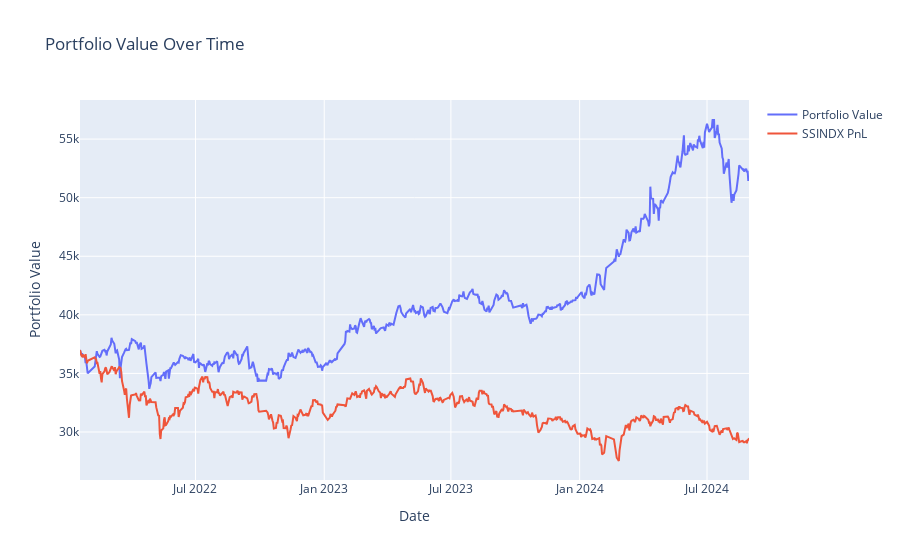

Notebook code for this chart:
### Markdown cell above
### PnL Visualization

### Code cell
# Interactive Plot for Portfolio Value
pnl_visualization(dates=dates, portfolio_values=portfolio_values, benchmark=benchmark)

### Figure 1 — Plotly figure (JSON) as saved in the notebook; plotly's stock layout.template omitted (floating-point values rounded to 4 significant figures; data arrays with more than 128 entries replaced by an {"elided": "..."} marker saying what was removed)
{"data": [{"mode": "lines", "name": "Portfolio Value", "type": "scatter", "x": {"elided": "637 str values"}, "y": {"elided": "637 float values"}}, {"mode": "lines", "name": "SSINDX PnL", "type": "scatter", "x": {"elided": "637 str values"}, "y": {"elided": "646 float values"}}], "layout": {"hovermode": "x unified", "title": {"text": "Portfolio Value Over Time"}, "xaxis": {"title": {"text": "Date"}}, "yaxis": {"title": {"text": "Portfolio Value"}}}}
